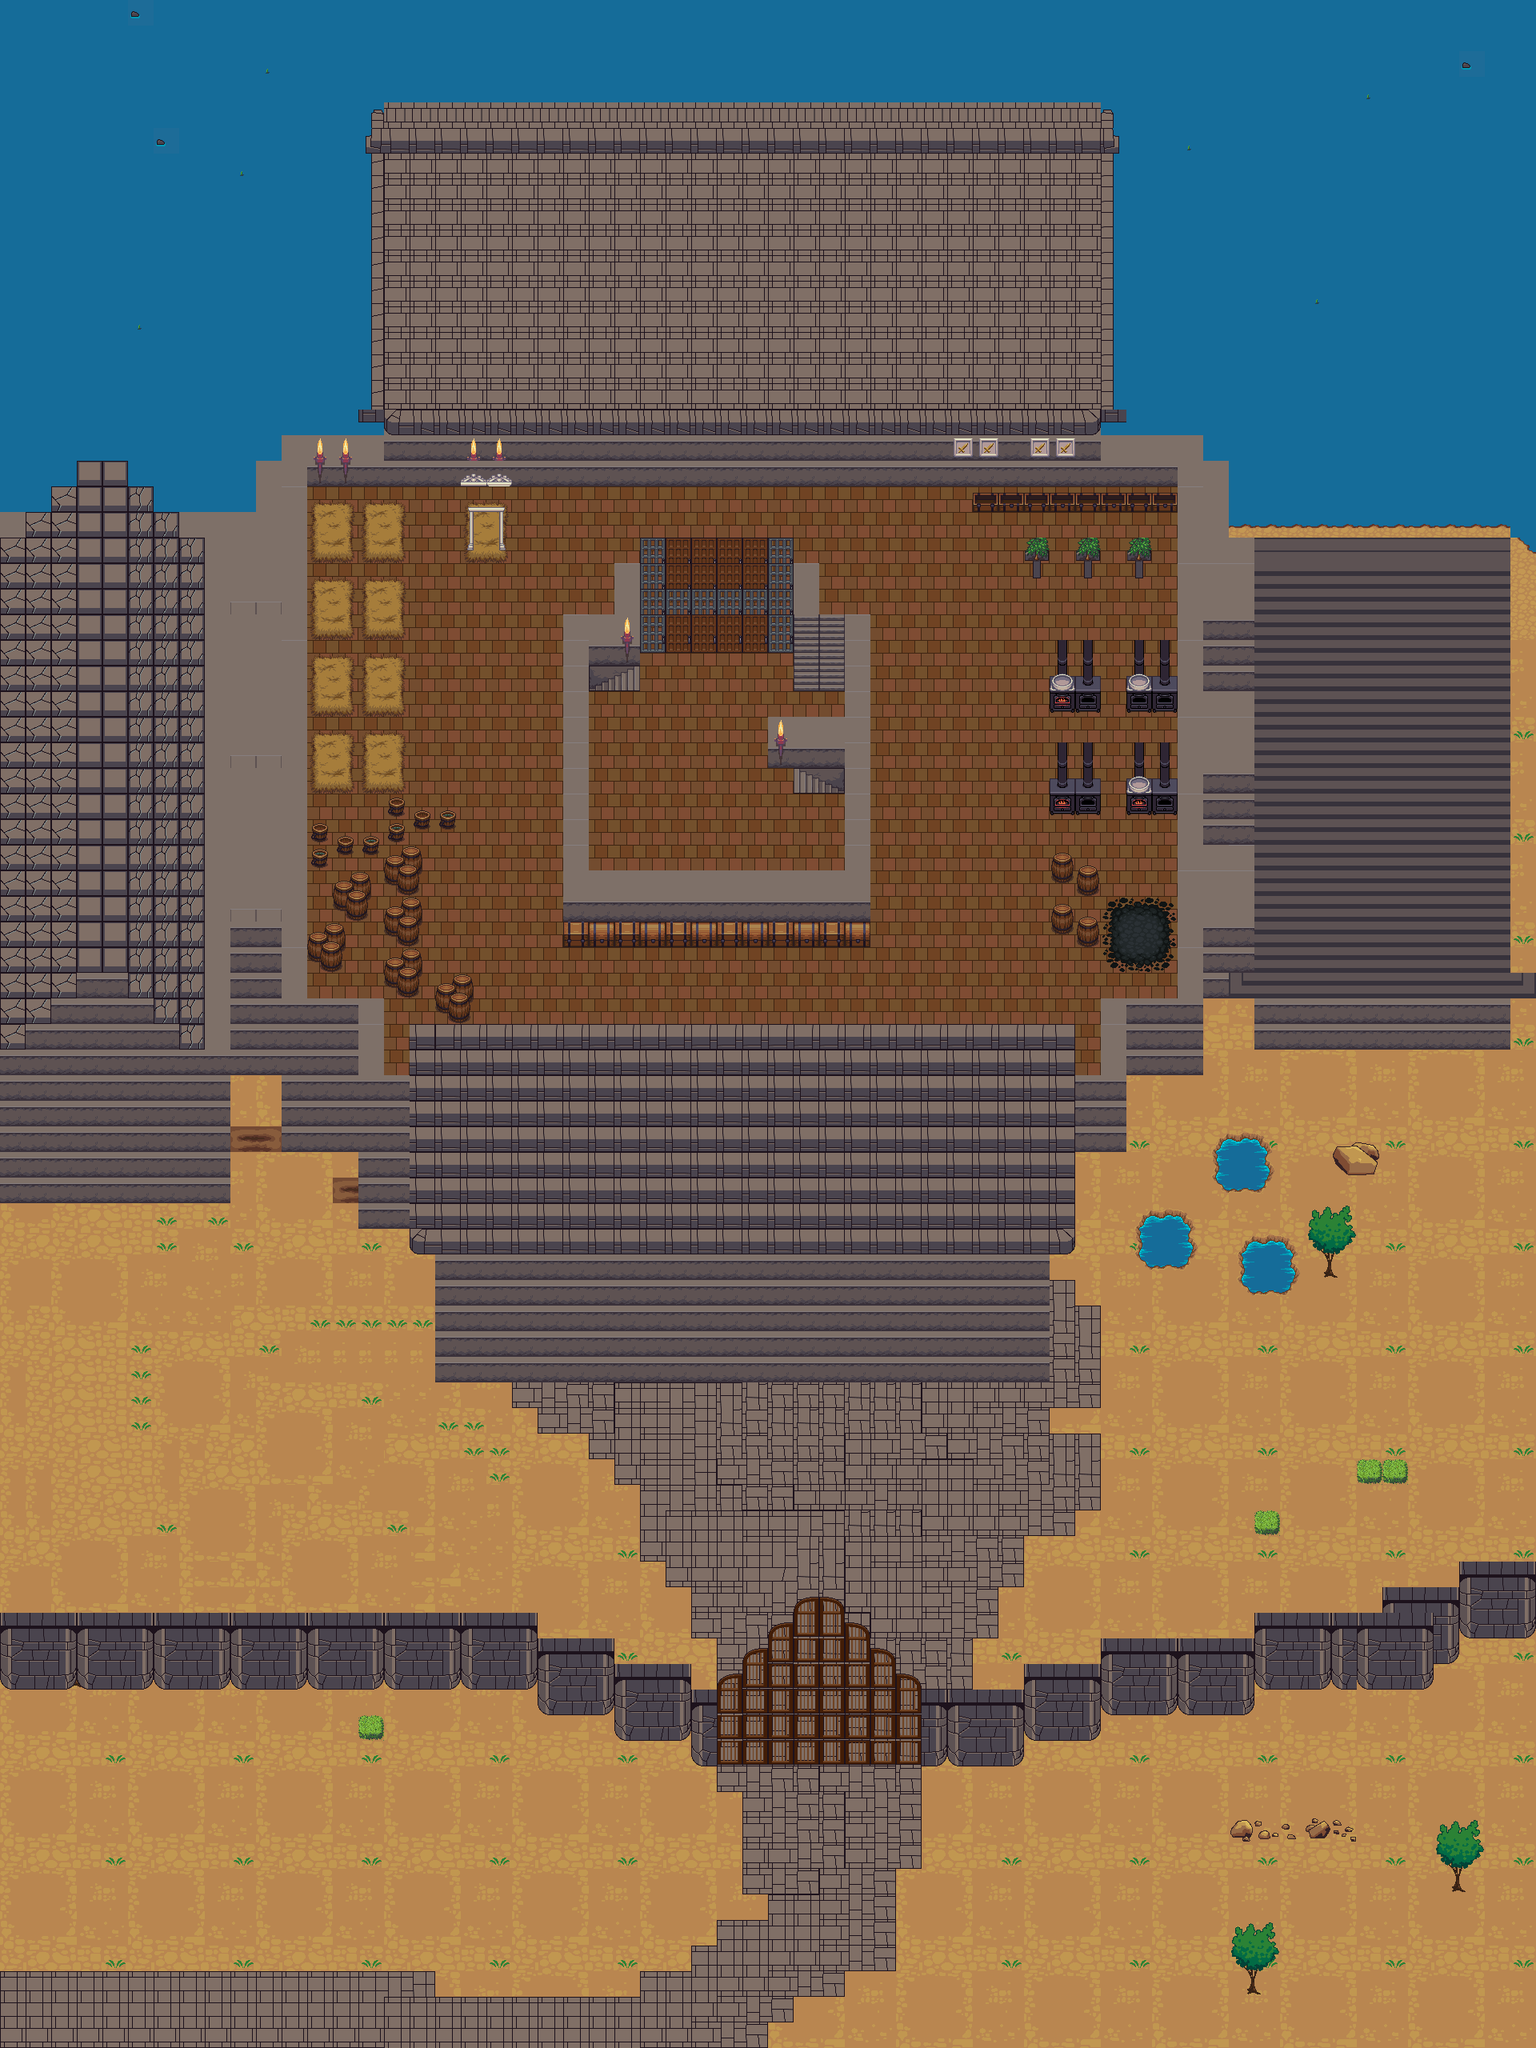

A level layout from a 2D game, rendered from its tile map. Below: a short description, then the map file with tile-grid data replaced by summaries:
An orthogonal 60x80 tile map with 32x32 px tiles, 8 tile layers (Base Terrain, Buildings, Walls, Doors, ...), 2 tilesets.

<map version="1.0" orientation="orthogonal" renderorder="right-down" width="60" height="80" tilewidth="32" tileheight="32" nextobjectid="1">
 <tileset firstgid="1" name="terrain_atlas" tilewidth="32" tileheight="32" tilecount="1024" columns="32">
  <image source="terrain_atlas.png" width="1024" height="1024" />
 </tileset>
 <tileset firstgid="1025" name="base_out_atlas" tilewidth="32" tileheight="32" tilecount="1024" columns="32">
  <image source="base_out_atlas.png" width="1024" height="1024" />
 </tileset>
 <layer name="Base Terrain" width="60" height="80">
  <data>[4800 cells, 4800 non-empty, 33 distinct tile ids]</data>
 </layer>
 <layer name="Buildings" width="60" height="80">
  <data>[4800 cells, 2332 non-empty, 95 distinct tile ids]</data>
 </layer>
 <layer name="Walls" width="60" height="80">
  <data>[4800 cells, 1839 non-empty, 35 distinct tile ids]</data>
 </layer>
 <layer name="Doors" width="60" height="80">
  <data>[4800 cells, 282 non-empty, 16 distinct tile ids]</data>
 </layer>
 <layer name="stair covers" width="60" height="80">
  <data>[4800 cells, 12 non-empty, 1 distinct tile ids]</data>
 </layer>
 <layer name="Roof" width="60" height="80">
  <data>[4800 cells, 1082 non-empty, 25 distinct tile ids]</data>
 </layer>
 <layer name="things" width="60" height="80">
  <data>[4800 cells, 173 non-empty, 44 distinct tile ids]</data>
 </layer>
 <layer name="on table" width="60" height="80">
  <data>[4800 cells, 12 non-empty, 8 distinct tile ids]</data>
 </layer>
</map>
